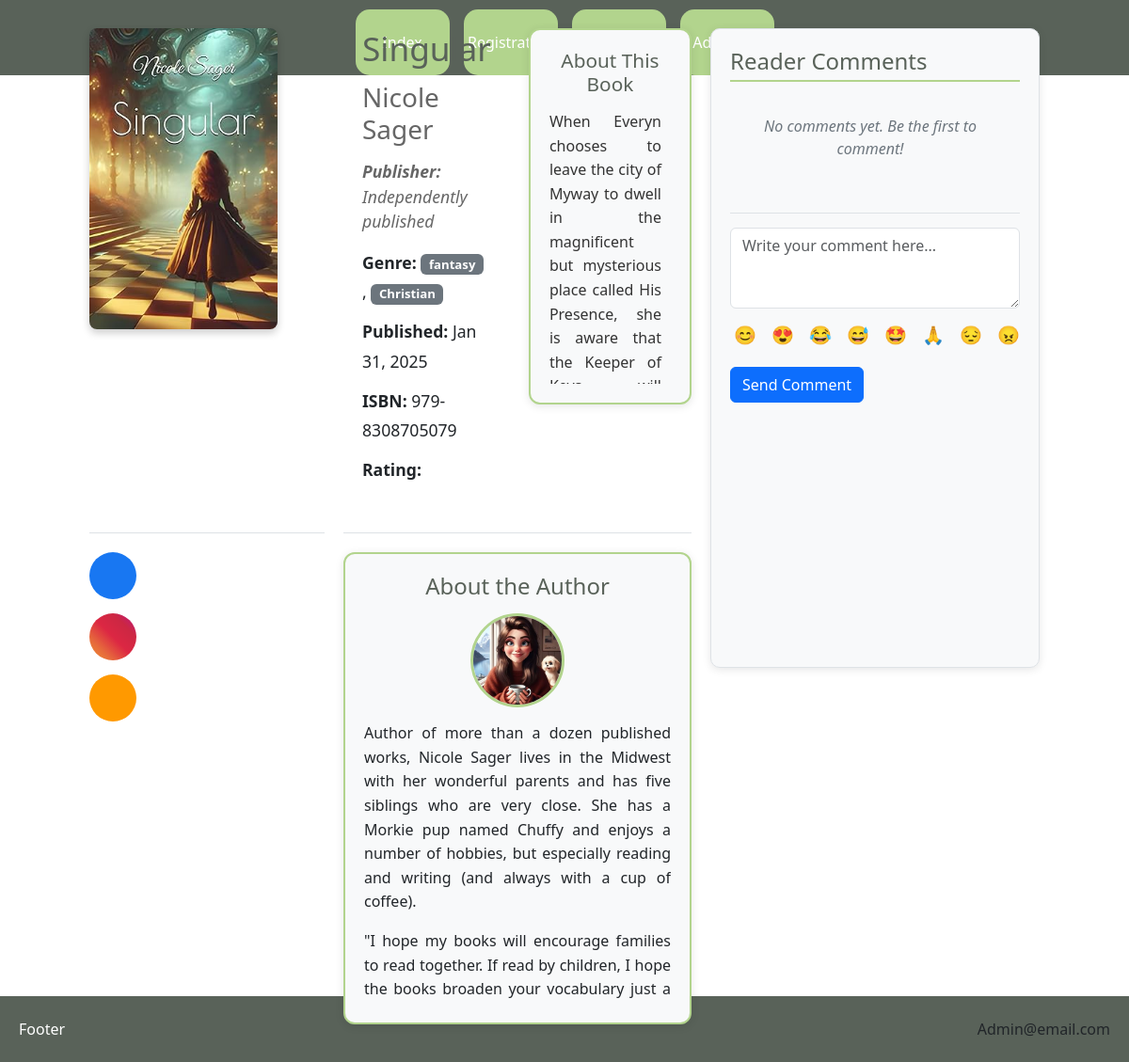
Screenshot of /projectcv/1/book_detail/ (signed in) with the database file from the repository.
### projectcv/models.py (models this page shows, shortened)
class Book(models.Model):
    title= models.CharField(max_length=250)
    author= models.CharField(max_length=150)
    publisher = models.CharField(max_length=150, null=True, blank=True)
    genre = models.ManyToManyField(Genre, blank=True)
    tags = models.ManyToManyField(Tag)
    rating = models.IntegerField(null=True, blank=True, choices=[(i, i) for i in range(1, 6)]) # range marks 1-5
    image = models.ImageField(upload_to='book_covers/', null=True, blank=True)
    published_date = models.DateField(null=True, blank=True)
    ean = models.CharField(max_length=13, null=True, blank=True)
    isbn = models.CharField(max_length=17, null=True, blank=True)
    author_bio = models.TextField(null=True, blank=True)
    author_photo = models.ImageField(upload_to='author_photos/', null=True, blank=True)
    blurb = models.TextField(null=True, blank=True, help_text="Short description of the book")
    facebook_url = models.URLField(max_length=200, null=True, blank=True, help_text="Facebook page URL")
    instagram_url = models.URLField(max_length=200, null=True, blank=True, help_text="Instagram page URL")
    amazon_url = models.URLField(max_length=200, null=True, blank=True, help_text="Amazon page URL")
    class Meta:
        verbose_name = "Book"
        verbose_name_plural = "Books"

class Genre(models.Model):
    genre_name = models.CharField(max_length=100)

class User(AbstractBaseUser):
    email = models.EmailField(max_length=300, unique=True)
    is_admin = models.BooleanField(default=False)
    class Meta:
        verbose_name = "user"
        verbose_name_plural = "users"
    objects = UserManager()
    USERNAME_FIELD = "email"

### projectcv/views.py (the view, shortened to what this page needs)
# urls.py: path("<int:pk>/book_detail/", views.CurrentBook.as_view(), name="book_detail"),
class CurrentBook(generic.DetailView):
    model = Book
    template_name = "projectcv/book_detail.html"
    def get(self, request, *args, **kwargs):
        try:
            book = self.get_object()
        except (Book.DoesNotExist, Http404):
            return redirect("book_index")
        return render(request, self.template_name, {"book": book})

### projectcv/templates/projectcv/book_detail.html (shortened to what this page needs)
{% extends "base.html" %}
{% load static %}
{% block content %}
<div class="book-detail-container">
    <div class="left-content">
        <div class="book-main-section">
            <div class="book-image-container">
                {% if book.image %}
                    <img src="{{ book.image.url }}" alt="Book.title" class="book-cover">
                {% else %}
                    <div class="book-placeholder">
                        <i class="fas fa-book"></i>
                        <p>No Image </p>
                    </div>
                {% endif %}
            </div>
            <div class="book-blurb-container">
                <div class="book-blurb-frame">
                    <h4>About This Book</h4>
                    {% if book.blurb %}
                        <div class="book-blurb-text">
                            {{ book.blurb|linebreaks }}
                        </div>
                    {% else %}
                        <p class="text-muted">No book description available</p>
                    {% endif %}
                </div>
            </div>
            <div class="book-details-container">
                <h1 class="book-title">{{ book.title }}</h1>
                <h3 class="book-author">{{ book.author }}</h3>
                {% if book.publisher %}
                <div class="book-publisher">
                    <strong>Publisher:</strong> {{ book.publisher }}
                </div>
                {% endif %}
                <div class="book-genre">
                    <strong>Genre:</strong>
                    {% if book.genre.all %}
                        {% for genre in book.genre.all %}
                            <span class="badge bg-secondary"> {{ genre.genre_name }}</span>
                            {% if not forloop.last %}, {% endif%}
                        {% endfor %}
                    {% else %}
                        <span class="text-muted">None</span>
                    {% endif %}
                </div>
                {% if book.published_date %}
                <div class="book-info">
                    <strong>Published:</strong> {{ book.published_date|date:"M d, Y" }}
                </div>
                {% endif %}
                {% if book.isbn %}
                <div class="book-info">
                    <strong>ISBN:</strong> {{ book.isbn }}
                </div>
                {% endif %}
                {% if book.rating %}
                <div class="book-rating">
                    <strong>Rating:</strong>
                </div>
                {% endif %}
            </div>
            <div class="social-links">
                {% if book.facebook_url %}
                    <a href="{{ book.facebook_url }}" class="social-link facebook" title="Facebook" target="_blank" rel="noopener noreferrer">
                    </a>
                {% endif %}
                {% if book.instagram_url %}
                    <a href="{{ book.instagram_url }}" class="social-link instagram" title="Instagram" target="_blank" rel="noopener noreferrer">
                    </a>
                {% endif %}
                {% if book.amazon_url %}
                    <a href="{{ book.amazon_url }}" class="social-link amazon" title="Amazon" target="_blank" rel="noopener noreferrer">
                    </a>
                {% endif %}
            </div>
            <div class="author-bio-container">
                <div class="author-bio-frame">
                    <h4>About the Author</h4>
                    {% if book.author_photo %}
                        <img src="{{ book.author_photo.url }}" alt="{{ book.author }}" class="author-photo">
                    {% else %}
                        <div class="author-photo-placeholder">
                            <i class="fas fa-user"></i>
                        </div>
                    {% endif %}
                    <div class="author-bio-text">
                        {% if book.author_bio %}
                            {{ book.author_bio|linebreaks }}
                        {% else %}
                            <p class="text-muted">No author biography available</p>
                        {% endif %}
                    </div>
                </div>
            </div>
        </div>
    </div>
    <div class="comments-section">
        <h4>Reader Comments</h4>
        <div class="comments-list">
            {% for comment in book.comments.all %}
                <div class="comment-item">
                    <div class="comment-header">
                        <strong>{{ comment.user.email| default:"Anonymous" }}</strong>
                        <span class="comment-date">{{ comment.created_at| date:"M d, Y" }}</span>
                    </div>
                    <div class="comment-text">{{ comment.content }}</div>
                </div>
            {% empty %}
                <p class="no-comments">No comments yet. Be the first to comment!</p>
            {% endfor %}
        </div>
            <div class="comment-form-container">
                <form method="post" class="comment-form">
                    <div class="form-group">
                        <textarea name="comment" placeholder="Write your comment here..." rows="3" class="form-control comment-input"></textarea>
                    </div>
                    <div class="form-actions">
                        <div class="emoji-picker">
                            <span class="emoji" data-emoji="😊">😊</span>
                            <span class="emoji" data-emoji="😍">😍</span>
                            <span class="emoji" data-emoji="😂">😂</span>
                            <span class="emoji" data-emoji="😅">😅</span>
                            <span class="emoji" data-emoji="🤩">🤩</span>
                            <span class="emoji" data-emoji="🙏">🙏</span>
                            <span class="emoji" data-emoji="😔">😔</span>
                            <span class="emoji" data-emoji="😠">😠</span>
                        </div>
                        <button type="submit" class="btn btn-primary">Send Comment</button>
                    </div>
                </form>
            </div>
        </div>
    </div>
</div>
{% endblock %}

### projectcv/templates/base.html (shortened to what this page needs)
<!DOCTYPE html>
<html lang="en">
<head>
    {% load static %}
    <link rel="stylesheet" href="{% static 'css/style.css' %}" type="text/css">
    <link rel="stylesheet" href="{% static 'css/bootstrap.min.css' %}" type="text/css">
</head>
<body>
    <nav>
        <div class="flex_box">
            <div class="nav_item"><a href="{% url 'book_index' %}">Index</a></div>
            {% if user.is_admin %}<div class="nav_item"><a href="{% url 'registration' %}">Registration</a></div>{% endif %}
            {% if user.is_authenticated %}<div class="nav_item"><a href="{% url 'logout' %}">Logout</a></div>{% endif %}
            {% if user.is_admin %}<div class="nav_item"><a href="{% url 'add_book' %}">Add Book</a></div>{% endif %}
        </div>
    </nav>
    <div class="content">
    {% block content %}
    {% endblock %}
    <footer>
        <div class="footer-content">
            <span class="footer-text">Footer</span>
            <div class="text-center">{{request.user.email}}</div>
        </div>
    </footer>
</body>
</html>

### rows the page displays
Book: image (picture), blurb "When Everyn chooses to leave the city of Myway to dwell in the magnificent but mysterious place called His Presence, she is aware that the Keeper of…", title "Singular", author "Nicole Sager", publisher "Independently published", published_date "Jan 31, 2025", isbn "979-8308705079", author_photo (picture), author_bio "Author of more than a dozen published works, Nicole Sager lives in the Midwest with her wonderful parents and has five siblings who are very close. She has a Morkie pup named Chuffy and enjoys a number of hobbies, but especially reading and writing (and always with a cup of coffee). \"I hope my books will encourage families to read together. If read by children, I hope the books broaden your vocabulary just a…"
Genre: genre_name "fantasy"
Genre: genre_name "Christian"
User: user.email "Admin@email.com"
